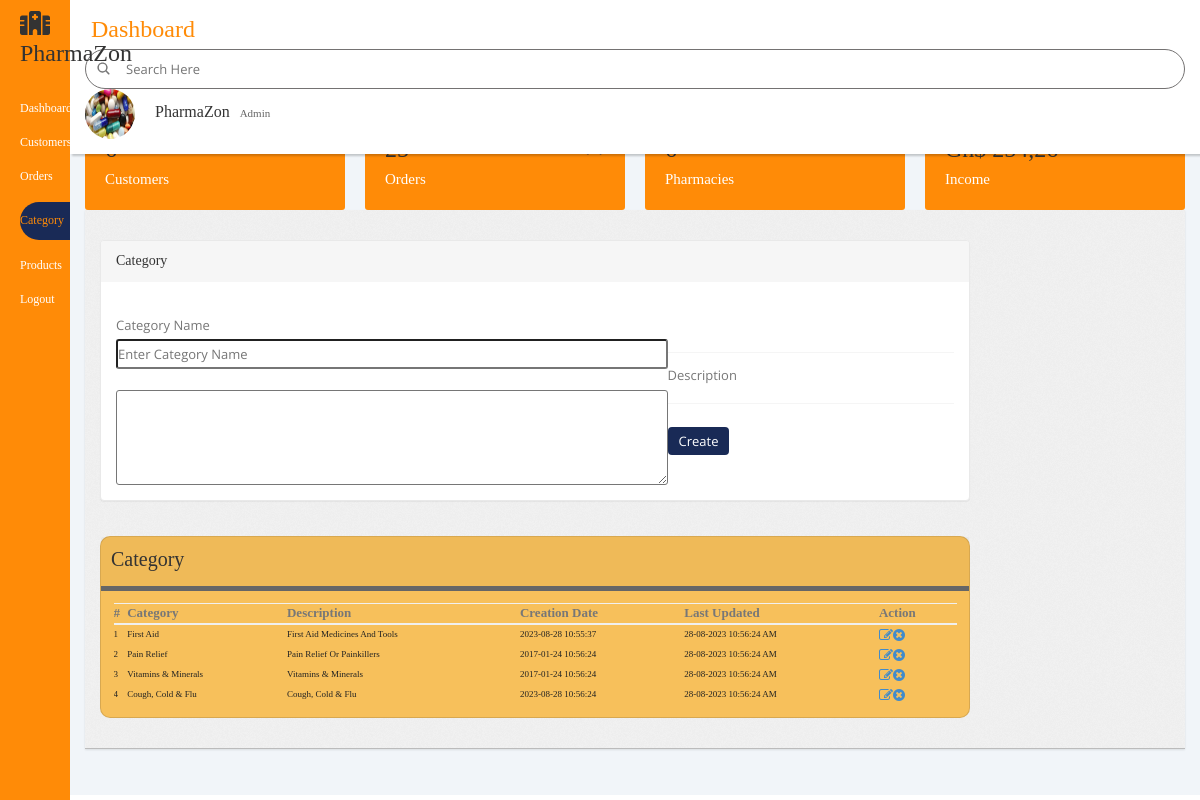
The page /PharmAdmin/category.php (signed in) on the database its author committed.
### tables this page shows
CREATE TABLE `category` (
  `id` int(11) NOT NULL,
  `categoryName` varchar(255) DEFAULT NULL,
  `categoryDescription` longtext DEFAULT NULL,
  `creationDate` timestamp NOT NULL DEFAULT current_timestamp(),
  `updationDate` varchar(255) DEFAULT NULL
);

### PharmAdmin/category.php (the view, shortened to what this page needs)
<?php
include('includes/config.php');
if(strlen($_SESSION['login'])==0)
	{
header('location:index.php');
}
else{
?>
<!DOCTYPE html>
<html lang="en">
<head>
    <link href="https://cdnjs.cloudflare.com/ajax/libs/font-awesome/6.3.0/css/all.min.css" rel="stylesheet">
    <link rel="stylesheet" href="https://cdn.jsdelivr.net/npm/bootstrap@4.0.0/dist/css/bootstrap.min.css" >
    <link rel="stylesheet" href="https://maxst.icons8.com/vue-static/landings/line-awesome/line-awesome/1.3.0/css/line-awesome.min.css">
    <link rel="stylesheet" href="../css/admin.css">
    <link type="text/css" href="bootstrap/css/bootstrap.min.css" rel="stylesheet">
	<link type="text/css" href="bootstrap/css/bootstrap-responsive.min.css" rel="stylesheet">
	<link type="text/css" href="css/theme.css" rel="stylesheet">
	<link type="text/css" href="images/icons/css/font-awesome.css" rel="stylesheet">
</head>
<body>
        <div class="sidebar">
            <div class="sidebar-brand">
            <h2><span class="fas fa-hospital" ></span> <span>PharmaZon</span>
                </h2>
            </div>
            <div class="sidebar-menu">
                <ul>
                    <li>
                        <a href="admin.php"><span class="las la-igloo"></span>
                            <span>Dashboard</span></a>
                    </li>
                    <li>
                        <a href="customers.php" ><span class="las la-users"></span>
                            <span>Customers</span></a>
                    </li>
                    <li>
                        <a href="orderX.php" ><span class="las la-shopping-bag"></span>
                            <span>Orders</span></a>
                    </li>
                     <li>
                        <a href="category.php"  class="active"><span class="las la-home"></span>
                            <span>Category</span></a>
                    </li>
                    <li>
                        <a href="products.php"><span class="las la-receipt"></span>
                            <span>Products</span></a>
                    </li>
                    <li>
                        <a href="logout.php"><span class="las la-door-closed"></span>
                            <span>Logout</span></a>
                    </li>
                </ul>
            </div>
        </div>
        <div class="main-content">
            <header>
                <h2>
                    Dashboard
                </h2>
                <div class="search-wrapper">
                    <ion-icon name="search"></ion-icon>
                    <input type="search" placeholder="Search here">
                </div>
                <div class="user-wrapper">
                    <img src="../Medicine/pills-pharmacy-wallpaper-preview.jpg" width="50px" height="50px" alt="">
                <h4>PharmaZon</h4>
                <small>Admin</small>
                </div>
            </header>
            <main>
                <div class="cards">
                      <div class="card-single">
                          <div>
                          <h2>6</h2>
                          <span>Customers</span>
                     </div>
                    <div>
                    <ion-icon name="bag-handle"></ion-icon>
                     </div>
                     </div>
                     <div class="card-single">
                    <div>
                 <h2>25</h2>
                     <span>Orders</span>
                    </div>
                 <div>
                  <ion-icon name="restaurant"></ion-icon>
                    </div>
                     </div>
                     <div class="card-single">
                          <div>
                             <h2>6</h2>
                             <span>Pharmacies</span>
                         </div>
                            <div>
                             <ion-icon name="people"></ion-icon>
                          </div>
                     </div>
                    <div class="card-single">
                         <div>
                             <h2>Gh$ 254,26</h2>
                              <span>Income</span>
                         </div>
                         <div>
                             <ion-icon name="card"></ion-icon>
                         </div>
                   </div>
                   </div>
                   <div class="wrapper">
		<div class="container">
			<div class="row">
			<div class="span9">
					<div class="content">
						<div class="module">
							<div class="module-head">
								<h3>Category</h3>
							</div>
							<div class="module-body">
									<br />
			<form class="form-horizontal row-fluid" name="Category" method="post" >
<div class="control-group">
<label class="control-label" for="basicinput">Category Name</label>
<div class="controls">
<input type="text" placeholder="Enter category Name"  name="category" class="span8 tip" required>
</div>
</div>
<div class="control-group">
											<label class="control-label" for="basicinput">Description</label>
											<div class="controls">
												<textarea class="span8" name="description" rows="5"></textarea>
											</div>
										</div>
	<div class="control-group">
											<div class="controls">
												<button type="submit" name="submit" class="btn">Create</button>
											</div>
										</div>
									</form>
							</div>
						</div>
             <div class="recent-grid">
                    <div class="projects">
                        <div class="card">
                            <div class="card-header">
                                <h3>Category</h3>
                            </div>
                            <div class="card-body">
                               <div class="table-responsive">
                                <table width="100%" >
                                    <thead>
                                    <tr>
                                         <th>#</th>
											<th> Category</th>
											<th>Description </th>
											<th>Creation date</th>
											<th>Last Updated</th>
											<th>Action</th>
                                    </tr>
                                </thead>
                                <tbody>
<?php $query=mysqli_query($con,"select * from category");
$cnt=1;
while($row=mysqli_fetch_array($query))
{
?>
										<tr>
											<td><?php echo htmlentities($cnt);?></td>
											<td><?php echo htmlentities($row['categoryName']);?></td>
											<td><?php echo htmlentities($row['categoryDescription']);?></td>
											<td> <?php echo htmlentities($row['creationDate']);?></td>
											<td><?php echo htmlentities($row['updationDate']);?></td>
											<td>
											<a href="edit-category.php?id=<?php echo $row['id']?>" ><i class="icon-edit"></i></a>
											<a href="category.php?id=<?php echo $row['id']?>&del=delete" onClick="return confirm('Are you sure you want to delete?')"><i class="icon-remove-sign"></i></a></td>
										</tr>
										<?php $cnt=$cnt+1; } ?>
								</table>
							</div>
						</div>
					</div>
				</div>
			</div>
		</div>
	</div>
</body>
</html>
<?php } ?>

### css/admin.css (style rules this page uses)
:root { --green: #27ae60; --orange: rgb(255, 139, 7); --black:#192a56; --red:rgb(255, 7, 7); --yellow:rgba(21, 255, 0, 0.938); --light-color:#666; --box-shadow:0 .5rem 1.5rem rgba(0,0,0,.1); }
* { font-family: Georgia, 'Times New Roman', Times, serif; margin: 0; padding: 0; box-sizing: border-box; list-style-type: none; text-decoration: none; text-transform: capitalize; transition: all .2s linear; }
.sidebar { width: 345px; position: fixed; height: 100%; top: 0; left: 0; background: var(--orange); z-index: 100; transition: width 300ms; }
.sidebar-brand { height: 90px; padding: 1rem 0rem 1rem 2rem; color: var(--black); }
.sidebar-brand span { display: inline-block; padding-right: 1rem; }
.sidebar-menu { margin-top: 1rem; }
.sidebar-menu li { width: 100%; margin-bottom: 1.7rem; padding-left: 1rem; }
.sidebar-menu a { padding-left: 1rem; display: block; color: #fff; font-size: 1.2rem; }
.sidebar-menu a.active { background: var(--black); padding-top: 1rem; padding-bottom: 1rem; color: var(--orange); border-radius: 30px 0px 0px 30px; }
.main-content { transition: margin-left 300ms; margin-left: 345px; }
header { background: #fff; display: flex; justify-content: space-between; padding: 1.5rem ; box-shadow: 2px 2px 2px rgba(0,0,0,.2); position: fixed; left: 365px; width: calc(100% - 345px); top: 0; z-index: 100; transition: left 300ms; }
header h2 { color: var(--orange); }
.search-wrapper { border: 1px solid #747272; border-radius: 30px; height: 40px; display: flex; align-items: center; overflow-x: hidden; }
.search-wrapper ion-icon { display: inline-block; padding: 0rem 1rem; font-size: 1.5rem; }
.search-wrapper input { height: 100%; padding: .5rem; border: none; outline: none; }
.user-wrapper { display: flex; align-items: center; gap: 1rem; }
.user-wrapper img { border-radius: 50%; margin-right: 1rem; }
.user-wrapper small { display: inline-block; color: #666; }
main { margin-top: 85px; padding: 2rem 1.5rem; background: #f1f5f9; min-height: calc(100vh - 90px); }
.cards { display: grid; grid-template-columns: repeat(4, 1fr); grid-gap: 2rem; margin-top: 1rem; }
.card-single { display: flex; justify-content: space-between; background: var(--orange); padding: 2rem; border-radius: 3px; }
.card-single ion-icon:first-child { color: var(--black); font-size: 2rem; }
.card-single span { font-size: 1.5rem; color: #fff; }
.recent-grid { margin-top: 3.5rem; display: grid; grid-gap: 2rem; }
.card { background: rgb(247, 192, 91); border-radius: 10px; }
.card-header { padding: 1rem; }
.card-header { display: flex; justify-content: space-between; align-items: center; border-bottom: 5px solid var(--light-color); }
table { border-collapse: collapse; }
thead tr { border-top: 1px solid #f0f0f0; border-bottom: 2px solid #f0f0f0; }
td { padding: .5rem 1rem; font-size: .9rem; color: #222; }
tr td:last-child { display: flex; align-items: center; }
.table-responsive { width: 100%; overflow-x: auto; }
.btn { margin-top: 1rem; display: inline-block; font-size: 1rem; color: #fff; background: var(--black); border-radius: .5rem; cursor: pointer; padding: 1rem 1.5rem; }
@media only screen and (max-width: 1200px) { .sidebar { width: 70px; } }
@media only screen and (max-width: 1200px) { .sidebar .sidebar-brand, .sidebar li { padding-left: 1rem; text-align: center; } }
@media only screen and (max-width: 1200px) { .sidebar li a { padding-left: 0rem; } }
@media only screen and (max-width: 1200px) { .sidebar .sidebar-brand h2 span:last-child, .sidebar li a span:last-child { display: none; } }
@media only screen and (max-width: 1200px) { .main-content { margin-left: 70px; } }
@media only screen and (max-width: 1200px) { .main-content header { width: calc(100% - 70px); left: 70px; } }

### rows shown on the page
category: categoryName "First Aid", categoryDescription "First Aid Medicines And Tools", creationDate "2023-08-28 10:55:37", updationDate "28-08-2023 10:56:24 AM"
category: categoryName "Pain Relief", categoryDescription "Pain Relief Or Painkillers", creationDate "2017-01-24 10:56:24", updationDate "28-08-2023 10:56:24 AM"
category: categoryName "Vitamins & Minerals", categoryDescription "Vitamins & Minerals", creationDate "2017-01-24 10:56:24", updationDate "28-08-2023 10:56:24 AM"
category: categoryName "Cough, Cold & Flu", categoryDescription "Cough, Cold & Flu", creationDate "2023-08-28 10:56:24", updationDate "28-08-2023 10:56:24 AM"
